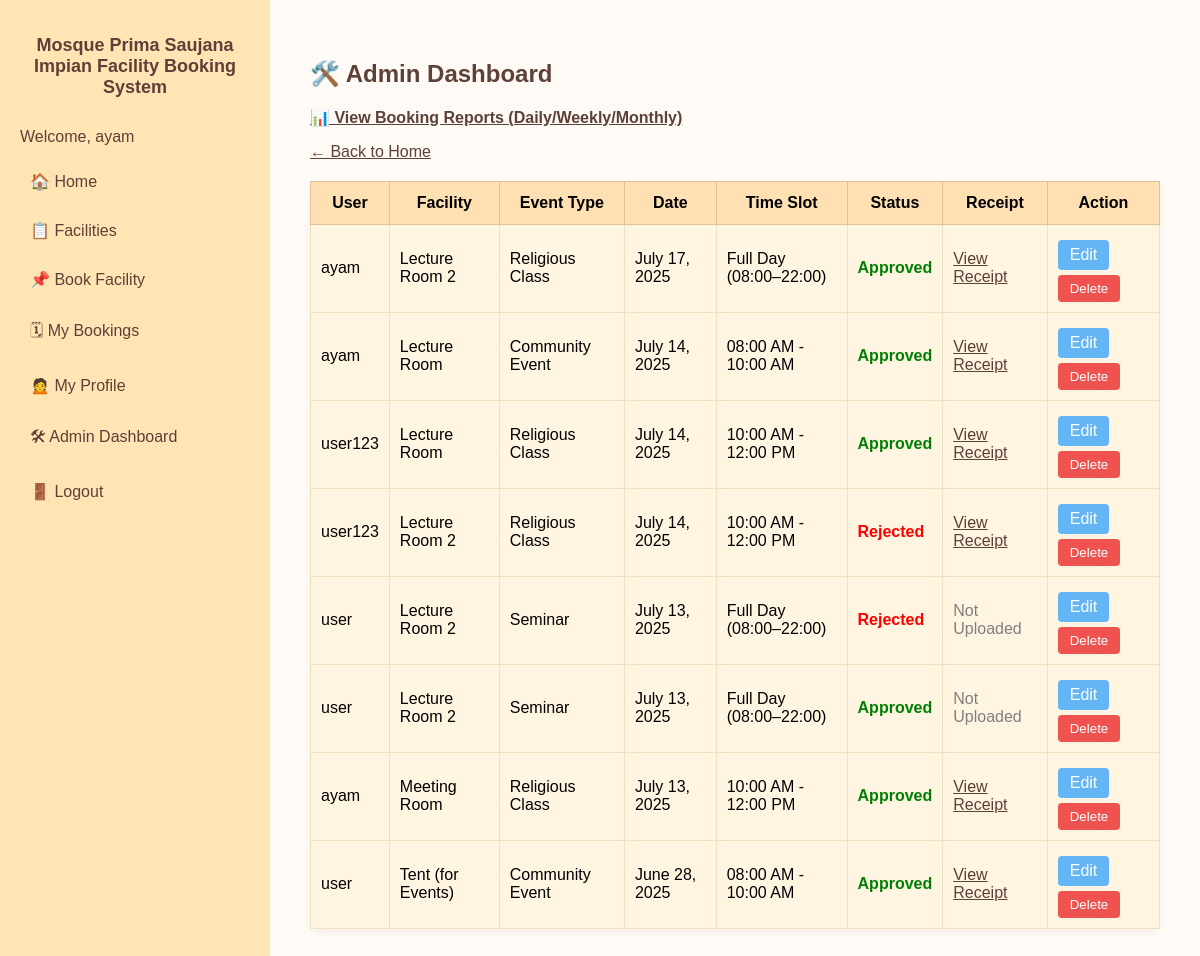
Screenshot of /mosque_booking_system/admin-dashboard/ (signed in) with the database file from the repository.
### booking/models.py (models this page shows, shortened)
class Booking(models.Model):
    EVENT_CHOICES = [
        ('Nikah', 'Nikah Ceremony'),
        ('Religious Class', 'Religious Class'),
        ('Community Event', 'Community Event'),
        ('Seminar', 'Seminar / Talk'),
        ('Workshop', 'Workshop / Training'),
        ('Other', 'Other Event'),
    ]
    STATUS_CHOICES = [
        ('Pending', 'Pending Approval'),
        ('Approved', 'Approved'),
        ('Rejected', 'Rejected'),
        ('Cancelled', 'Cancelled'),
    ]
    user = models.ForeignKey(User, on_delete=models.CASCADE, related_name='bookings')
    facility = models.ForeignKey(Facility, on_delete=models.CASCADE, related_name='bookings', limit_choices_to={'is_active': True})
    event_type = models.CharField(max_length=30, choices=EVENT_CHOICES, default='Religious Class')
    event_date = models.DateField()
    time_slot = models.CharField(max_length=20, choices=TIME_SLOTS)
    status = models.CharField(max_length=20, choices=STATUS_CHOICES, default='Pending')
    attendees = models.PositiveIntegerField(default=1)
    created_at = models.DateTimeField(auto_now_add=True)
    updated_at = models.DateTimeField(auto_now=True)
    class Meta:
        ordering = ['-event_date', 'facility']
        permissions = [
            ("can_approve_booking", "Can approve or reject bookings"),
            ("can_view_all_bookings", "Can see all bookings (not just own)"),
        ]

class Facility(models.Model):
    name = models.CharField(max_length=100)
    description = models.TextField()
    rate = models.DecimalField(  # per 2-hour session
        max_digits=6,
        decimal_places=2,
        validators=[MinValueValidator(0)],
        help_text="Rate per session (2 hours)"
    )
    full_day_rate = models.DecimalField(
        max_digits=6,
        decimal_places=2,
        validators=[MinValueValidator(0)],
        default=0.00,
        help_text="Flat rate for full-day bookings (08:00-22:00)"
    )
    is_active = models.BooleanField(default=True)

### booking/views.py (the view, shortened to what this page needs)
# urls.py: path('mosque_booking_system/admin-dashboard/', views.admin_dashboard, name='admin_dashboard'),
@login_required
def admin_dashboard(request):
    if not request.user.is_staff:
        return redirect('booking:home')
    bookings = Booking.objects.all()
    return render(request, 'booking/admin_dashboard.html', {'bookings': bookings})

### booking/templates/booking/admin_dashboard.html (shortened to what this page needs)
{% extends 'booking/base.html' %}
{% load static %}
{% block content %}
<h2 style="color: #5d4037;">🛠️ Admin Dashboard</h2>
<p><a href="{% url 'booking:booking_reports' %}" style="color: #5d4037; font-weight: bold;">📊 View Booking Reports (Daily/Weekly/Monthly)</a></p>
<p><a href="{% url 'booking:home' %}" style="color: #5d4037;">← Back to Home</a></p>
<table style="width: 100%; border-collapse: collapse; margin-top: 20px; background-color: #fff5e1; box-shadow: 0 4px 8px rgba(0,0,0,0.05); border-radius: 10px;">
    <thead>
        <tr style="background-color: #ffe0b2;">
            <th style="padding: 12px; border: 1px solid #e0c097;">User</th>
            <th style="padding: 12px; border: 1px solid #e0c097;">Facility</th>
            <th style="padding: 12px; border: 1px solid #e0c097;">Event Type</th>
            <th style="padding: 12px; border: 1px solid #e0c097;">Date</th>
            <th style="padding: 12px; border: 1px solid #e0c097;">Time Slot</th>
            <th style="padding: 12px; border: 1px solid #e0c097;">Status</th>
            <th style="padding: 12px; border: 1px solid #e0c097;">Receipt</th>
            <th style="padding: 12px; border: 1px solid #e0c097;">Action</th>
        </tr>
    </thead>
    <tbody>
    {% for booking in bookings %}
        <tr>
            <td style="padding: 10px; border: 1px solid #f0e0c0;">{{ booking.user.username }}</td>
            <td style="padding: 10px; border: 1px solid #f0e0c0;">{{ booking.facility.name }}</td>
            <td style="padding: 10px; border: 1px solid #f0e0c0;">{{ booking.event_type }}</td>
            <td style="padding: 10px; border: 1px solid #f0e0c0;">{{ booking.event_date }}</td>
            <td style="padding: 10px; border: 1px solid #f0e0c0;">
                {% if booking.time_slot == "08:00-22:00" %}
                    Full Day (08:00–22:00)
                {% else %}
                    {{ booking.get_time_slot_display }}
                {% endif %}
            </td>
            <td style="padding: 10px; border: 1px solid #f0e0c0;">
                {% if booking.status == "Approved" %}
                    <span style="color: green; font-weight: bold;">Approved</span>
                {% elif booking.status == "Rejected" %}
                    <span style="color: red; font-weight: bold;">Rejected</span>
                {% else %}
                    <span style="color: orange; font-weight: bold;">Pending</span>
                {% endif %}
            </td>
            <td style="padding: 10px; border: 1px solid #f0e0c0;">
                {% if booking.payment and booking.payment.receipt_file %}
                    <a href="{{ booking.payment.receipt_file.url }}" target="_blank" style="color: #5d4037;">View Receipt</a>
                {% else %}
                    <span style="color: gray;">Not Uploaded</span>
                {% endif %}
            </td>
            <td style="padding: 10px; border: 1px solid #f0e0c0;">
                <a href="{% url 'booking:edit_booking' booking.id %}" class="btn-edit">Edit</a>
                <form method="post" onsubmit="return confirm('Are you sure you want to delete this booking?');" style="display:inline;">
                    <button class="btn-delete" name="action" value="delete">Delete</button>
                </form>
            </td>
        </tr>
    {% empty %}
        <tr>
            <td colspan="8" style="text-align:center; padding: 15px;">No bookings found.</td>
        </tr>
    {% endfor %}
    </tbody>
</table>
{% endblock %}

### booking/templates/booking/base.html (shortened to what this page needs)
{% load static %}
<!DOCTYPE html>
<html lang="en">
<head>
</head>
<body>
    <div class="sidebar">
        <h2>Mosque Prima Saujana Impian Facility Booking System</h2>
        {% if user.is_authenticated %}
            <p>Welcome, {{ user.username }}</p>
            <a href="{% url 'booking:home' %}">🏠 Home</a>
            <a href="{% url 'booking:facilities' %}">📋 Facilities</a>
            <a href="{% url 'booking:make_booking' %}">📌 Book Facility</a>
            <a href="{% url 'booking:my_bookings' %}">🗓 My Bookings</a>
            <a href="{% url 'booking:profile' %}">🙍 My Profile</a>
            {% if user.is_staff %}
                <a href="{% url 'booking:admin_dashboard' %}">🛠 Admin Dashboard</a>
            {% endif %}
            <form method="post" action="{% url 'booking:logout' %}">
                <button type="submit" class="logout-btn">🚪 Logout</button>
            </form>
        {% else %}
            <a href="{% url 'booking:home' %}">🏠 Home</a>
            <a href="{% url 'booking:facilities' %}">📋 Facilities</a>
            <a href="{% url 'booking:login' %}">🔐 Login</a>
            <a href="{% url 'booking:register' %}">✍️ Register</a>
        {% endif %}
    </div>
    <div class="content">
        {% block content %}{% endblock %}
    </div>
</body>
</html>

### booking/templates/booking/base.html (style rules this page uses)
body { margin: 0; font-family: Arial, sans-serif; display: flex; min-height: 100vh; background-color: #fff8f0; }
.sidebar { width: 230px; background-color: #ffe5b4; color: #5d4037; padding: 20px; flex-shrink: 0; box-shadow: 2px 0 5px rgba(0, 0, 0, 0.1); }
.sidebar h2 { text-align: center; margin-bottom: 30px; font-size: 18px; }
.sidebar a, .sidebar form { display: block; margin: 10px 0; }
.sidebar a { color: #5d4037; text-decoration: none; padding: 10px; border-radius: 5px; transition: background 0.3s; }
.logout-btn { background: none; border: none; color: #5d4037; font-size: 16px; cursor: pointer; padding: 10px; text-align: left; width: 100%; border-radius: 5px; transition: background 0.3s; }
.content { flex-grow: 1; padding: 40px; background-color: #fffaf5; }

### booking/templates/booking/admin_dashboard.html (style rules this page uses)
.btn-delete { background-color: #ef5350; color: #fff; padding: 6px 12px; border: none; border-radius: 4px; cursor: pointer; margin-top: 5px; }
.btn-edit { background-color: #64b5f6; color: #fff; padding: 6px 12px; text-decoration: none; border-radius: 4px; display: inline-block; margin-top: 5px; }

### rows the page displays
Booking: user.username "ayam", facility.name "Lecture Room 2", event_type "Religious Class", event_date "July 17, 2025", time_slot "Full Day (08:00–22:00)", status "Approved"
Booking: user.username "ayam", facility.name "Lecture Room", event_type "Community Event", event_date "July 14, 2025", time_slot "08:00 AM - 10:00 AM", status "Approved"
Booking: user.username "user123", facility.name "Lecture Room", event_type "Religious Class", event_date "July 14, 2025", time_slot "10:00 AM - 12:00 PM", status "Approved"
Booking: user.username "user123", facility.name "Lecture Room 2", event_type "Religious Class", event_date "July 14, 2025", time_slot "10:00 AM - 12:00 PM", status "Rejected"
Booking: user.username "user", facility.name "Lecture Room 2", event_type "Seminar", event_date "July 13, 2025", time_slot "Full Day (08:00–22:00)", status "Rejected", shows "Not Uploaded"
Booking: user.username "user", facility.name "Lecture Room 2", event_type "Seminar", event_date "July 13, 2025", time_slot "Full Day (08:00–22:00)", status "Approved", shows "Not Uploaded"
Booking: user.username "ayam", facility.name "Meeting Room", event_type "Religious Class", event_date "July 13, 2025", time_slot "10:00 AM - 12:00 PM", status "Approved"
Booking: user.username "user", facility.name "Tent (for Events)", event_type "Community Event", event_date "June 28, 2025", time_slot "08:00 AM - 10:00 AM", status "Approved"

### other values shown
{{ user.username }} "ayam"
